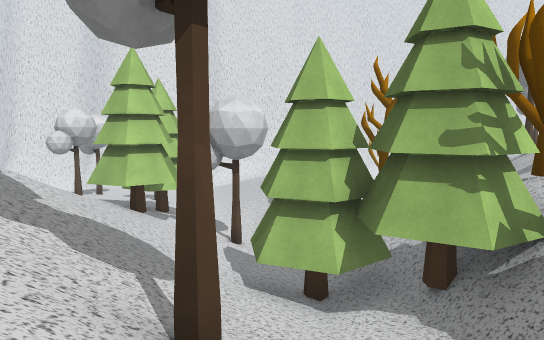
View 1 (above)

24 first-person views from a walk through a Unity game level. The camera is 1.5 m above the floor, tilts 6° down and sees 70° across. The floor is counted in squares, 2 m on a side. Each view is taken from the middle of a square. On the plan, view 1 faces up. The plan holds only what a view shows up to about 12 squares ahead; the rest is blank. The place goes on beyond the plan. The player is left out. Some surface patterns are stand-ins.

View 2
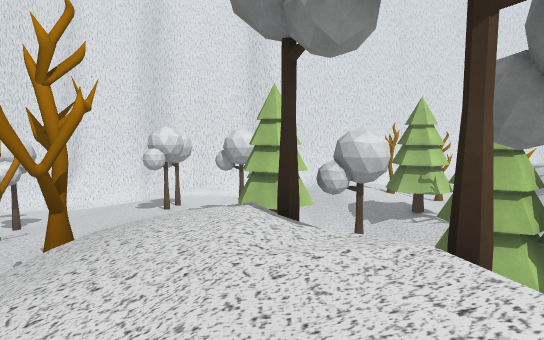

View 3
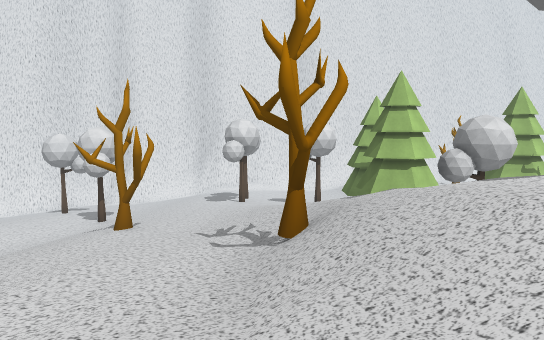

View 4
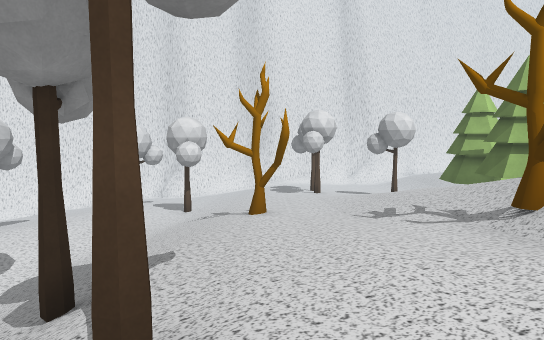

View 5
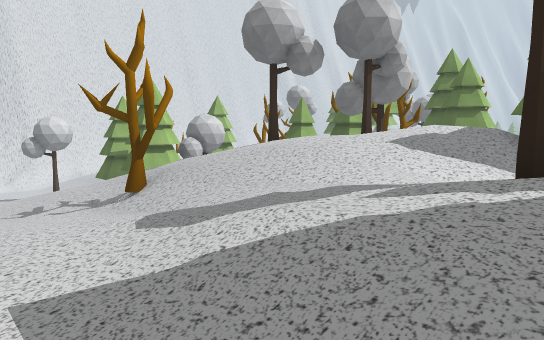

View 6
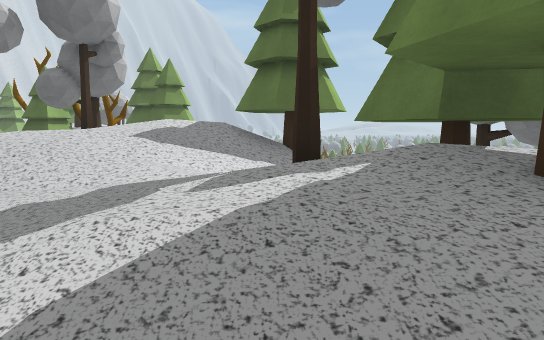

View 7
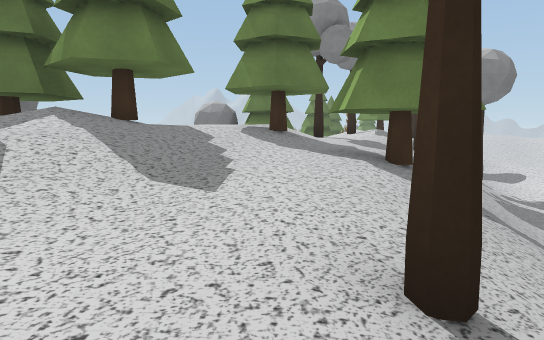

View 8
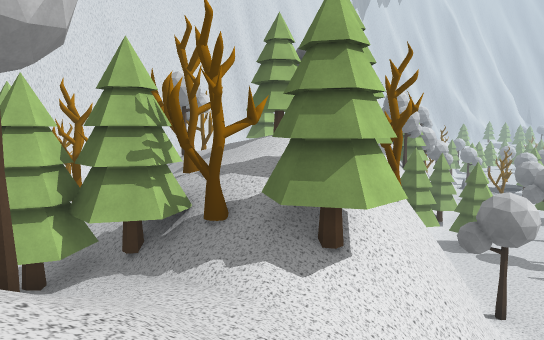

View 9
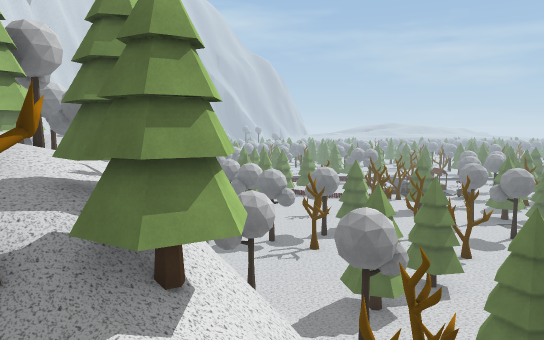

View 10
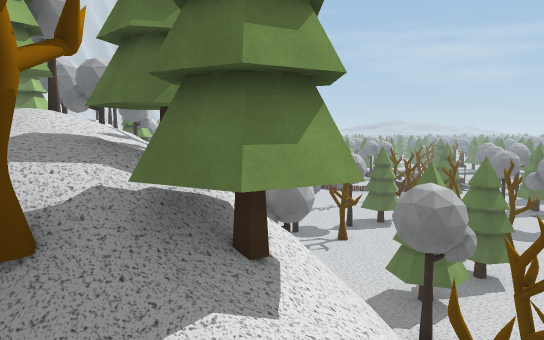

View 11
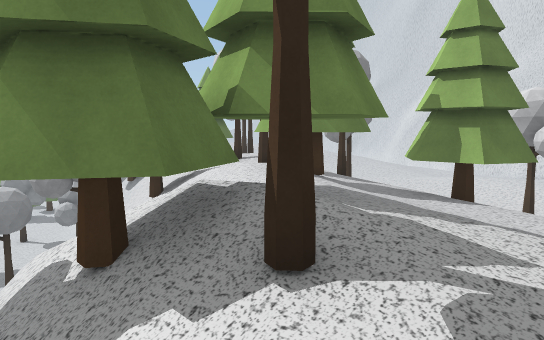

View 12
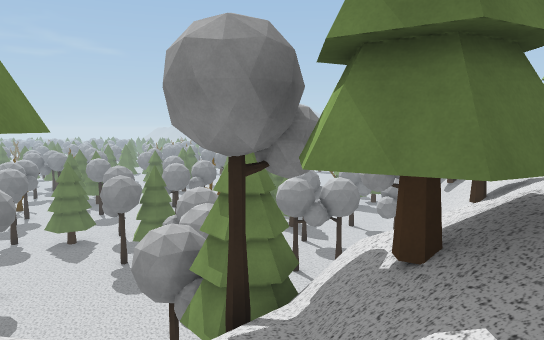

View 13
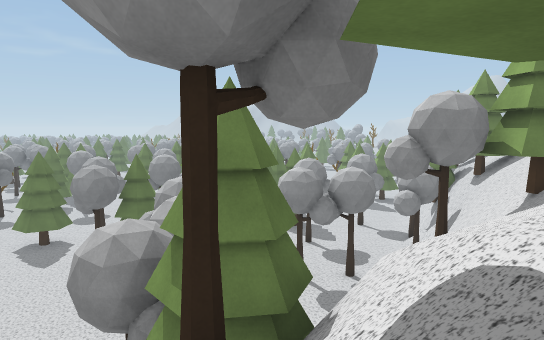

View 14
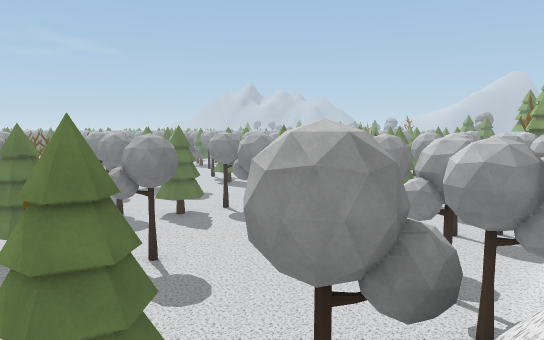

View 15
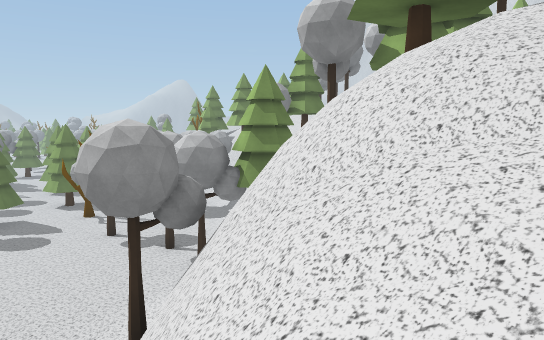

View 16
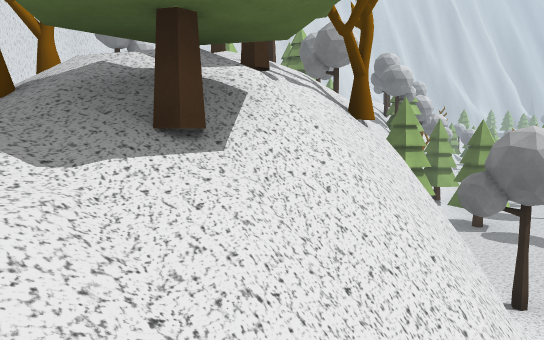

View 17
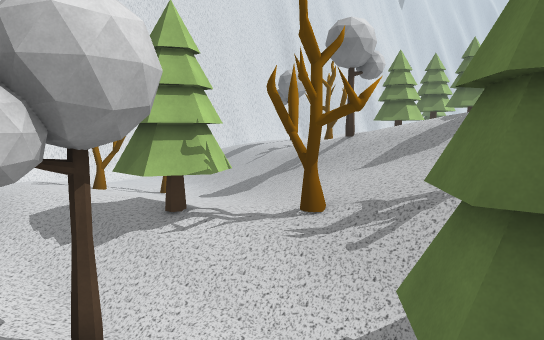

View 18
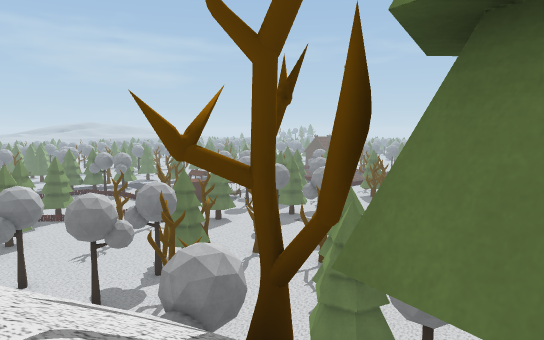

View 19
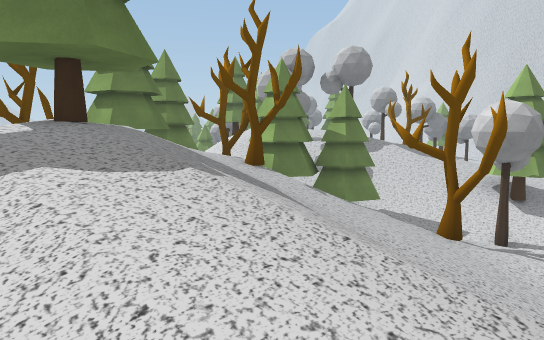

View 20
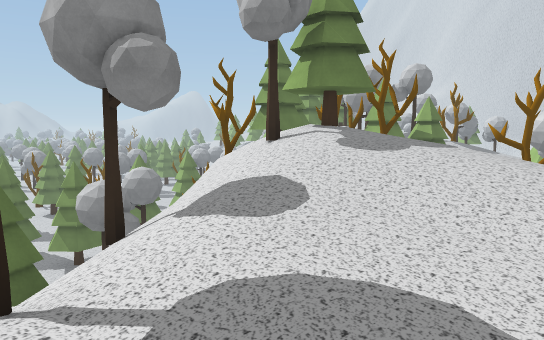

View 21
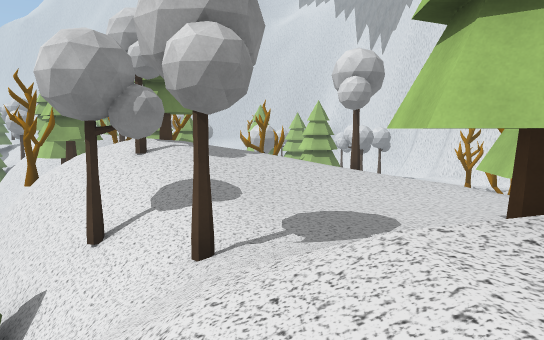

View 22
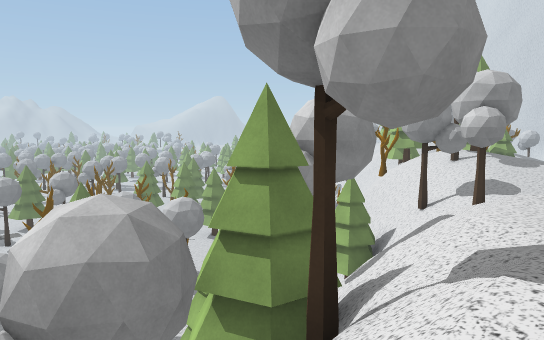

View 23
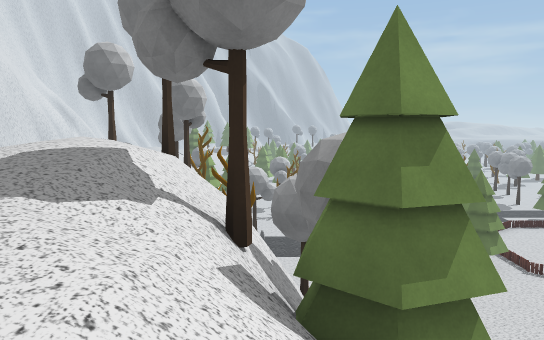

View 24
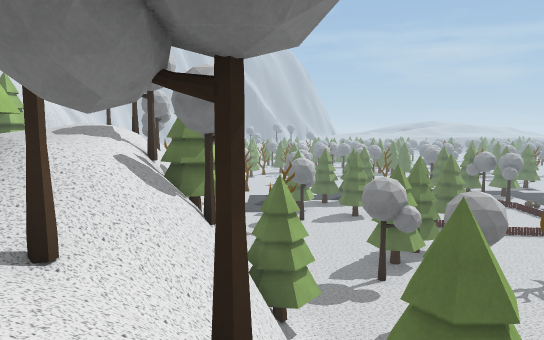

### Floor plan
Key: @ floor where view 1 was taken; # wall or solid block; x gap in a wall; . main floor; : floor 6 m higher than the main floor; + floor 7 m higher than the main floor; * floor 7.25 m higher than the main floor; % floor 8 m higher than the main floor; & floor 9 m higher than the main floor; / step, stairs or slope; = window, fence, low wall or low ledge; v drop or lower ground; O other object.
Columns run from 11 left of view 1 to 29 right of it. Each row starts with its distance up from view 1.
 11 ////   ##///##////*///+**/## //////
 10 ////// ##////#/////////**//=/&/////
  9 ////////=/O///O////////////////#OOv
  8 ////////#////////////////O////####
  7 //O/////////////////////////vO##
  6 /////// ///##/ ///##O//O=  ####
  5 ///////////###/O///////v#    / ..
  4 /////O///////#//////=vv      .....
  3 ////////O////#O/#///vv  ..   ....O   ...
  2 O//////////O//=##xOv  /...........   ....
  1 /O///////O////##:vv  O........O       ...
  0 ///////////@////  #//....  O....
 -1 //////////////     /......... ...
 -2 //////O/##///v    O.##... O.    ..
 -3 ##//##=/ //#v      .##...        O
 -4 #######/   v#      .## ..
 -5 //## /##   #O     #..###.
 -6 //#/ /v##  //      ...#.
 -7 /O//  v#  /...       ...
 -8 % //    /O.....
 -9 %///   /.......
-10 O/#xO /.O....... O.
-11  /xv //.........  ..
-12  /v  ... O.....O.  #
-13 //   ...  .......
-14 /v  .OO    ......
-15     ..      O ..

Positions as (right, up) in squares from view 1, and headings:
1: (0, 0), facing up
2: (-3, -1), facing up
3: (-6, -1), facing up
4: (-9, -1), facing up
5: (-9, -3), facing up-right
6: (-9, -2), facing right
7: (-9, 2), facing down
8: (-1, -2), facing up-right
9: (-1, 0), facing right
10: (0, 1), facing right
11: (-4, -1), facing down-left
12: (-4, -1), facing down
13: (-4, -3), facing down
14: (1, -2), facing down
15: (3, 0), facing down-left
16: (2, -1), facing up-right
17: (-2, 5), facing up-right
18: (5, 4), facing down-right
19: (9, 11), facing down-left
20: (14, 11), facing down-left
21: (18, 9), facing left
22: (23, 11), facing down-left
23: (17, 9), facing right
24: (10, 6), facing right
